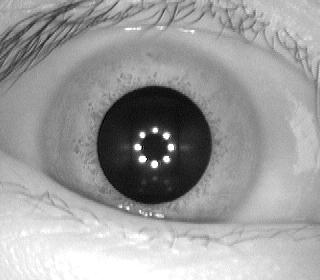
#> input picture cv2/S1004R03.jpg, 320 x 280 px, found by its file name
$ jupyter execute sample.ipynb   (older library calls are emulated)
#> lines starting #> are read from the running program, lines starting #| are printed output that depends on the picture; after the words box and inside, x2 and y2 are one past the last pixel; in counts of white or black regions, pixels touching at a corner belong together
# This is a sample Jupyter Notebook

Below is an example of a code cell.
Put your cursor into the cell and press Shift+Enter to execute it and select the next one, or click 'Run Cell' button.

Press Double Shift to search everywhere for classes, files, tool windows, actions, and settings.

To learn more about Jupyter Notebooks in PyCharm, see [help](https://www.jetbrains.com/help/pycharm/ipython-notebook-support.html).
For an overview of PyCharm, go to Help -> Learn IDE features or refer to [our documentation](https://www.jetbrains.com/help/pycharm/getting-started.html).

[cell 1]
import cv2
import numpy as np
import matplotlib.pyplot as plt

# Načítanie obrazu
image = cv2.imread('cv2/S1004R03.jpg', cv2.IMREAD_GRAYSCALE)
#> image is the input picture: shape (280, 320); min 0, max 255, mean 157

# Vytvorenie objektu CLAHE
clahe = cv2.createCLAHE(clipLimit=2.0, tileGridSize=(8,8))

# Aplikovanie CLAHE
clahe_image = clahe.apply(image)

# Zobrazenie výsledkov
plt.figure(figsize=(10,5))
plt.subplot(1,2,1)
plt.imshow(image, cmap='gray')
plt.title('Pôvodný obraz')
plt.axis('off')

plt.subplot(1,2,2)
plt.imshow(clahe_image, cmap='gray')
plt.title('Obraz po CLAHE')
plt.axis('off')

plt.show()

[cell 2]
import cv2
import numpy as np
import matplotlib.pyplot as plt

# Načítanie obrázka v odtieňoch sivej
image = cv2.imread('cv2/S1004R03.jpg', cv2.IMREAD_GRAYSCALE)

# Aplikovanie CLAHE (zlepšenie kontrastu)
clahe = cv2.createCLAHE(clipLimit=2.0, tileGridSize=(8,8))
clahe_image = clahe.apply(image)

# Aplikovanie Gaussovho rozmazania
blurred_image = cv2.GaussianBlur(clahe_image, (5,5), 0)  # Kernel (5x5), sigma=0 (automaticky dopočíta)
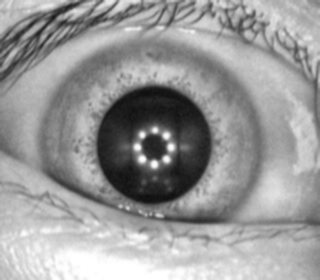
#> blurred_image: shape (280, 320); min 15, max 255, mean 153.2

# Zobrazenie výsledkov
plt.figure(figsize=(15,5))
plt.subplot(1,3,1)
plt.imshow(image, cmap='gray')
plt.title('Pôvodný obraz')
plt.axis('off')

plt.subplot(1,3,2)
plt.imshow(clahe_image, cmap='gray')
plt.title('Po CLAHE')
plt.axis('off')

plt.subplot(1,3,3)
plt.imshow(blurred_image, cmap='gray')
plt.title('Po Gaussovom rozmazaní')
plt.axis('off')

plt.show()

[cell 3]
import cv2
import numpy as np
import matplotlib.pyplot as plt

#Načítanie obrázka v odtieňoch sivej
image = cv2.imread('cv2/S1004R03.jpg', cv2.IMREAD_GRAYSCALE)  # Nahraď 'obraz.jpg' svojím súborom

#Redukcia šumu - Gaussovo rozmazanie
blurred = cv2.GaussianBlur(image, (5,5), 1.4)

#Výpočet gradientov pomocou Sobelovho operátora
sobel_x = cv2.Sobel(blurred, cv2.CV_64F, 1, 0, ksize=3)  # Zmena intenzity v smere X
sobel_y = cv2.Sobel(blurred, cv2.CV_64F, 0, 1, ksize=3)  # Zmena intenzity v smere Y
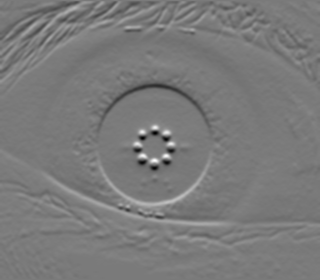
#> sobel_y: shape (280, 320) float64; min -385, max 419, mean 1.9; drawn with min black and max white

# Výpočet veľkosti a uhla gradientu
gradient_magnitude = np.sqrt(sobel_x**2 + sobel_y**2)
gradient_magnitude = np.uint8(255 * gradient_magnitude / np.max(gradient_magnitude))  # Normalizácia
gradient_direction = np.arctan2(sobel_y, sobel_x)  # Uhol gradientu v radiánoch
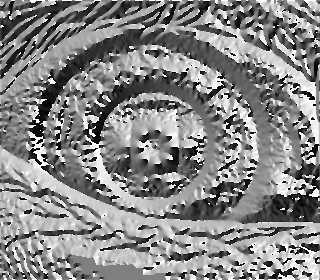
#> gradient_direction: shape (280, 320) float64; min -3.14, max 3.14, mean 0.202; drawn with min black and max white

#Non-Maximum Suppression (Potlačenie nepotrebných hrán)
def non_maximum_suppression(magnitude, direction):
    rows, cols = magnitude.shape
#> rows = 280; cols = 320
    output = np.zeros((rows, cols), dtype=np.uint8)

    # Zaokrúhlenie smerov gradientu na 4 možné smery (0°, 45°, 90°, 135°)
    angle = np.rad2deg(direction) % 180
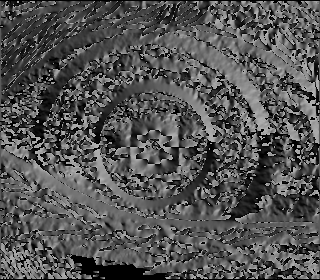
#> angle: shape (280, 320) float64; min 0, max 179.7, mean 83.4

    for i in range(1, rows-1):
        for j in range(1, cols-1):
            try:
                q, r = 255, 255  # Hodnoty pixelov na porovnanie

                # 0° (vodorovne)
                if (0 <= angle[i, j] < 22.5) or (157.5 <= angle[i, j] <= 180):
                    q, r = magnitude[i, j+1], magnitude[i, j-1]
                # 45° (diagonálne ↘)
                elif 22.5 <= angle[i, j] < 67.5:
                    q, r = magnitude[i+1, j-1], magnitude[i-1, j+1]
                # 90° (zvislo)
                elif 67.5 <= angle[i, j] < 112.5:
                    q, r = magnitude[i+1, j], magnitude[i-1, j]
                # 135° (diagonálne ↙)
                elif 112.5 <= angle[i, j] < 157.5:
                    q, r = magnitude[i-1, j-1], magnitude[i+1, j+1]

                # Potlačenie ne-maximálnych hodnôt
                if magnitude[i, j] >= q and magnitude[i, j] >= r:
                    output[i, j] = magnitude[i, j]
                else:
                    output[i, j] = 0

            except IndexError:
                pass
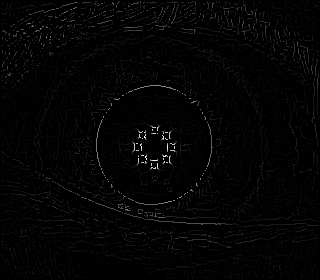
#> output: shape (280, 320); min 0, max 255, mean 4.1
    return output

nms_image = non_maximum_suppression(gradient_magnitude, gradient_direction)

#Thresholding (Dvojitý prah)
def threshold(img, low_ratio=0.05, high_ratio=0.1):
#> called with low_ratio = 0.05, high_ratio = 0.1
    high_threshold = img.max() * high_ratio
#> high_threshold = 25.5
    low_threshold = high_threshold * low_ratio
#> low_threshold = 1.28

    strong_edges = (img >= high_threshold).astype(np.uint8) * 255
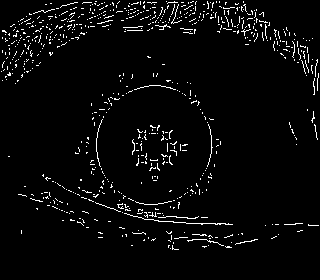
#> strong_edges: shape (280, 320); 3.6% white in thin lines or dots, all inside (x1, y1, x2, y2) = (1, 1, 319, 250)
    weak_edges = ((img < high_threshold) & (img >= low_threshold)).astype(np.uint8) * 75
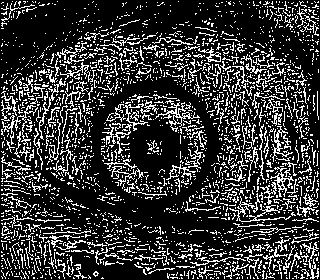
#> weak_edges: shape (280, 320); values 0 (black) and 75 (white), 21.4% white in thin lines or dots

    return strong_edges + weak_edges
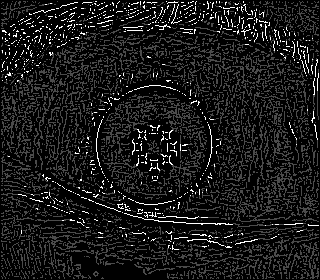
#> returned value: shape (280, 320); min 0, max 255, mean 25.2

thresholded_image = threshold(nms_image)

#Vizualizácia jednotlivých krokov
plt.figure(figsize=(15,8))

plt.subplot(2,3,1)
plt.imshow(image, cmap='gray')
plt.title("Pôvodný obraz")
plt.axis('off')

plt.subplot(2,3,2)
plt.imshow(blurred, cmap='gray')
plt.title("Po Gaussovom rozmazaní (Redukcia šumu)")
plt.axis('off')

plt.subplot(2,3,3)
plt.imshow(gradient_magnitude, cmap='gray')
plt.title("Veľkosť gradientu (Sobel)")
plt.axis('off')

plt.subplot(2,3,4)
plt.imshow(nms_image, cmap='gray')
plt.title("Non-Maximum Suppression")
plt.axis('off')

plt.subplot(2,3,5)
plt.imshow(thresholded_image, cmap='gray')
plt.title("Thresholding (Dvojitý prah)")
plt.axis('off')

plt.tight_layout()
plt.show()

[cell 4]
# 1️⃣ Načítanie obrázka v odtieňoch sivej
image = cv2.imread('cv2/S1004R03.jpg', cv2.IMREAD_GRAYSCALE)

# 2️⃣ Gaussovo rozmazanie na redukciu šumu
blurred = cv2.GaussianBlur(image, (5,5), 1.4)

# 3️⃣ Cannyho detekcia hrán
edges = cv2.Canny(blurred, 50, 150)
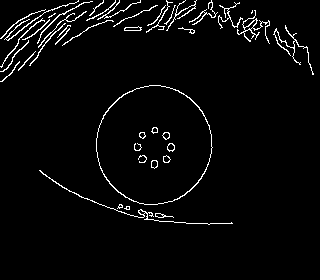
#> edges: shape (280, 320); 3.3% white in thin lines or dots, all inside (x1, y1, x2, y2) = (0, 0, 314, 225)

# 4️⃣ Detekcia kruhov Houghovou transformáciou
circles = cv2.HoughCircles(blurred, cv2.HOUGH_GRADIENT, dp=1.2, minDist=30,
                           param1=50, param2=30, minRadius=70, maxRadius=100)
#> circles = [[109.8, 99, 99.28], [135, 133.8, 78.04], [77.4, 101.4, 83.44], [166.2, 141, 75.52]]

# dp=1.2, minDist=30, param1=50, param2=30, minRadius=50, maxRadius=70 (šošovka)

# 5️⃣ Kreslenie detekovaných kruhov na pôvodný obrázok
image_with_circles = cv2.cvtColor(image, cv2.COLOR_GRAY2BGR)

if circles is not None:
    circles = np.uint16(np.around(circles))  # Zaokrúhlenie na celé čísla
#> circles = [[110, 99, 99], [135, 134, 78], [77, 101, 83], [166, 141, 76]]
    for circle in circles[0, :]:
        x, y, r = circle
        cv2.circle(image_with_circles, (x, y), r, (0, 255, 0), 2)  # Zelený kruh
        cv2.circle(image_with_circles, (x, y), 2, (0, 0, 255), 3)  # Červený bod v strede
#> this loop made 4 passes
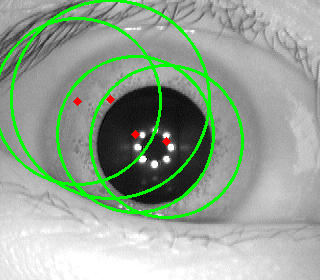
#> image_with_circles: shape (280, 320, 3); 6.73% of pixels changed, all inside (x1, y1, x2, y2) = (0, 0, 244, 219)

# 6️⃣ Zobrazenie výsledku
plt.figure(figsize=(12,6))
plt.subplot(1,3,1)
plt.imshow(blurred, cmap='gray')
plt.title("Rozmazaný obrázok")
plt.axis("off")

plt.subplot(1,3,2)
plt.imshow(edges, cmap='gray')
plt.title("Cannyho detekcia hrán")
plt.axis("off")

plt.subplot(1,3,3)
plt.imshow(image_with_circles)
plt.title("Detekované kruhy (Hough Transform)")
plt.axis("off")

plt.show()
#> figure, not shown here; B, G, R data is drawn as R, G, B
